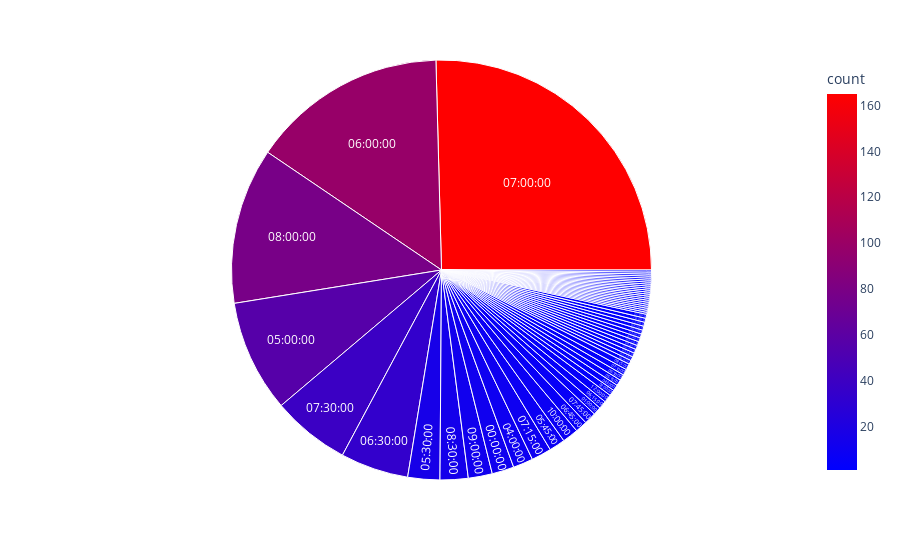

The notebook cell this image was saved under:
### Code cell
fig = px.sunburst(time_gr, path=['H:M'], values='count',
                  color='count', hover_data=['H:M'],
                  color_continuous_scale='bluered')
fig.show()

### Figure 1 — Plotly figure (JSON) as saved in the notebook; plotly's stock layout.template omitted (floating-point values rounded to 4 significant figures)
{"data": [{"branchvalues": "total", "customdata": [["00:00:00", 11], ["01:00:00", 4], ["02:00:00", 3], ["03:00:00", 1], ["04:00:00", 10], ["04:30:00", 3], ["04:36:00", 1], ["04:45:00", 2], ["05:00:00", 56], ["05:15:00", 3], ["05:20:00", 2], ["05:28:00", 2], ["05:30:00", 16], ["05:35:00", 1], ["05:45:00", 8], ["05:50:00", 1], ["06:00:00", 98], ["06:10:00", 1], ["06:15:00", 4], ["06:20:00", 2], ["06:25:00", 1], ["06:30:00", 34], ["06:40:00", 2], ["06:45:00", 6], ["06:50:00", 3], ["06:52:00", 1], ["07:00:00", 165], ["07:05:00", 1], ["07:10:00", 3], ["07:15:00", 10], ["07:20:00", 2], ["07:23:00", 1], ["07:30:00", 39], ["07:40:00", 2], ["07:45:00", 6], ["07:50:00", 2], ["07:55:00", 1], ["07:56:00", 1], ["08:00:00", 78], ["08:10:00", 2], ["08:15:00", 3], ["08:20:00", 1], ["08:25:00", 1], ["08:30:00", 14], ["08:45:00", 1], ["08:50:00", 1], ["09:00:00", 12], ["09:30:00", 2], ["09:40:00", 1], ["10:00:00", 8], ["11:00:00", 2], ["11:30:00", 1], ["12:00:00", 4], ["18:00:00", 2], ["19:00:00", 1], ["20:00:00", 1], ["21:00:00", 2], ["22:00:00", 1], ["23:00:00", 1], ["23:30:00", 1]], "domain": {"x": [0, 1], "y": [0, 1]}, "hovertemplate": "labels=%{label}<br>count_sum=%{value}<br>parent=%{parent}<br>id=%{id}<br>H:M=%{customdata[0]}<br>count=%{color}<extra></extra>", "ids": ["00:00:00", "01:00:00", "02:00:00", "03:00:00", "04:00:00", "04:30:00", "04:36:00", "04:45:00", "05:00:00", "05:15:00", "05:20:00", "05:28:00", "05:30:00", "05:35:00", "05:45:00", "05:50:00", "06:00:00", "06:10:00", "06:15:00", "06:20:00", "06:25:00", "06:30:00", "06:40:00", "06:45:00", "06:50:00", "06:52:00", "07:00:00", "07:05:00", "07:10:00", "07:15:00", "07:20:00", "07:23:00", "07:30:00", "07:40:00", "07:45:00", "07:50:00", "07:55:00", "07:56:00", "08:00:00", "08:10:00", "08:15:00", "08:20:00", "08:25:00", "08:30:00", "08:45:00", "08:50:00", "09:00:00", "09:30:00", "09:40:00", "10:00:00", "11:00:00", "11:30:00", "12:00:00", "18:00:00", "19:00:00", "20:00:00", "21:00:00", "22:00:00", "23:00:00", "23:30:00"], "labels": ["00:00:00", "01:00:00", "02:00:00", "03:00:00", "04:00:00", "04:30:00", "04:36:00", "04:45:00", "05:00:00", "05:15:00", "05:20:00", "05:28:00", "05:30:00", "05:35:00", "05:45:00", "05:50:00", "06:00:00", "06:10:00", "06:15:00", "06:20:00", "06:25:00", "06:30:00", "06:40:00", "06:45:00", "06:50:00", "06:52:00", "07:00:00", "07:05:00", "07:10:00", "07:15:00", "07:20:00", "07:23:00", "07:30:00", "07:40:00", "07:45:00", "07:50:00", "07:55:00", "07:56:00", "08:00:00", "08:10:00", "08:15:00", "08:20:00", "08:25:00", "08:30:00", "08:45:00", "08:50:00", "09:00:00", "09:30:00", "09:40:00", "10:00:00", "11:00:00", "11:30:00", "12:00:00", "18:00:00", "19:00:00", "20:00:00", "21:00:00", "22:00:00", "23:00:00", "23:30:00"], "marker": {"coloraxis": "coloraxis", "colors": [11, 4, 3, 1, 10, 3, 1, 2, 56, 3, 2, 2, 16, 1, 8, 1, 98, 1, 4, 2, 1, 34, 2, 6, 3, 1, 165, 1, 3, 10, 2, 1, 39, 2, 6, 2, 1, 1, 78, 2, 3, 1, 1, 14, 1, 1, 12, 2, 1, 8, 2, 1, 4, 2, 1, 1, 2, 1, 1, 1]}, "name": "", "parents": ["", "", "", "", "", "", "", "", "", "", "", "", "", "", "", "", "", "", "", "", "", "", "", "", "", "", "", "", "", "", "", "", "", "", "", "", "", "", "", "", "", "", "", "", "", "", "", "", "", "", "", "", "", "", "", "", "", "", "", ""], "type": "sunburst", "values": [11, 4, 3, 1, 10, 3, 1, 2, 56, 3, 2, 2, 16, 1, 8, 1, 98, 1, 4, 2, 1, 34, 2, 6, 3, 1, 165, 1, 3, 10, 2, 1, 39, 2, 6, 2, 1, 1, 78, 2, 3, 1, 1, 14, 1, 1, 12, 2, 1, 8, 2, 1, 4, 2, 1, 1, 2, 1, 1, 1]}], "layout": {"coloraxis": {"colorbar": {"title": {"text": "count"}}, "colorscale": [[0, "rgb(0,0,255)"], [1, "rgb(255,0,0)"]]}, "legend": {"tracegroupgap": 0}, "margin": {"t": 60}}}
